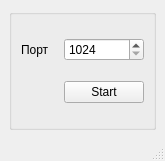
<?xml version="1.0" encoding="UTF-8"?>
<ui version="4.0">
 <class>MainWindow</class>
 <widget class="QMainWindow" name="MainWindow">
  <property name="geometry">
   <rect>
    <x>0</x>
    <y>0</y>
    <width>165</width>
    <height>161</height>
   </rect>
  </property>
  <property name="windowTitle">
   <string>MainWindow</string>
  </property>
  <property name="styleSheet">
   <string notr="true">#StartServer[state = &quot;0&quot;]{
	color: rgb(255, 98, 101)
}
#StartServer[state = &quot;1&quot;]{
	color: rgb(61, 255, 66);
}</string>
  </property>
  <widget class="QWidget" name="centralwidget">
   <layout class="QVBoxLayout" name="verticalLayout">
    <item>
     <widget class="QGroupBox" name="groupBox">
      <property name="title">
       <string/>
      </property>
      <layout class="QGridLayout" name="gridLayout">
       <item row="0" column="2">
        <widget class="QSpinBox" name="spinPort">
         <property name="minimum">
          <number>1024</number>
         </property>
         <property name="maximum">
          <number>65000</number>
         </property>
        </widget>
       </item>
       <item row="0" column="0">
        <widget class="QLabel" name="labelPort">
         <property name="text">
          <string>Порт</string>
         </property>
        </widget>
       </item>
       <item row="2" column="2">
        <widget class="QPushButton" name="StartServer">
         <property name="text">
          <string>Start</string>
         </property>
         <property name="autoDefault">
          <bool>false</bool>
         </property>
         <property name="default">
          <bool>false</bool>
         </property>
         <property name="flat">
          <bool>false</bool>
         </property>
         <property name="state" stdset="0">
          <string/>
         </property>
        </widget>
       </item>
      </layout>
     </widget>
    </item>
   </layout>
  </widget>
  <widget class="QMenuBar" name="menubar">
   <property name="geometry">
    <rect>
     <x>0</x>
     <y>0</y>
     <width>165</width>
     <height>24</height>
    </rect>
   </property>
  </widget>
  <widget class="QStatusBar" name="statusbar"/>
 </widget>
 <resources/>
 <connections/>
</ui>
